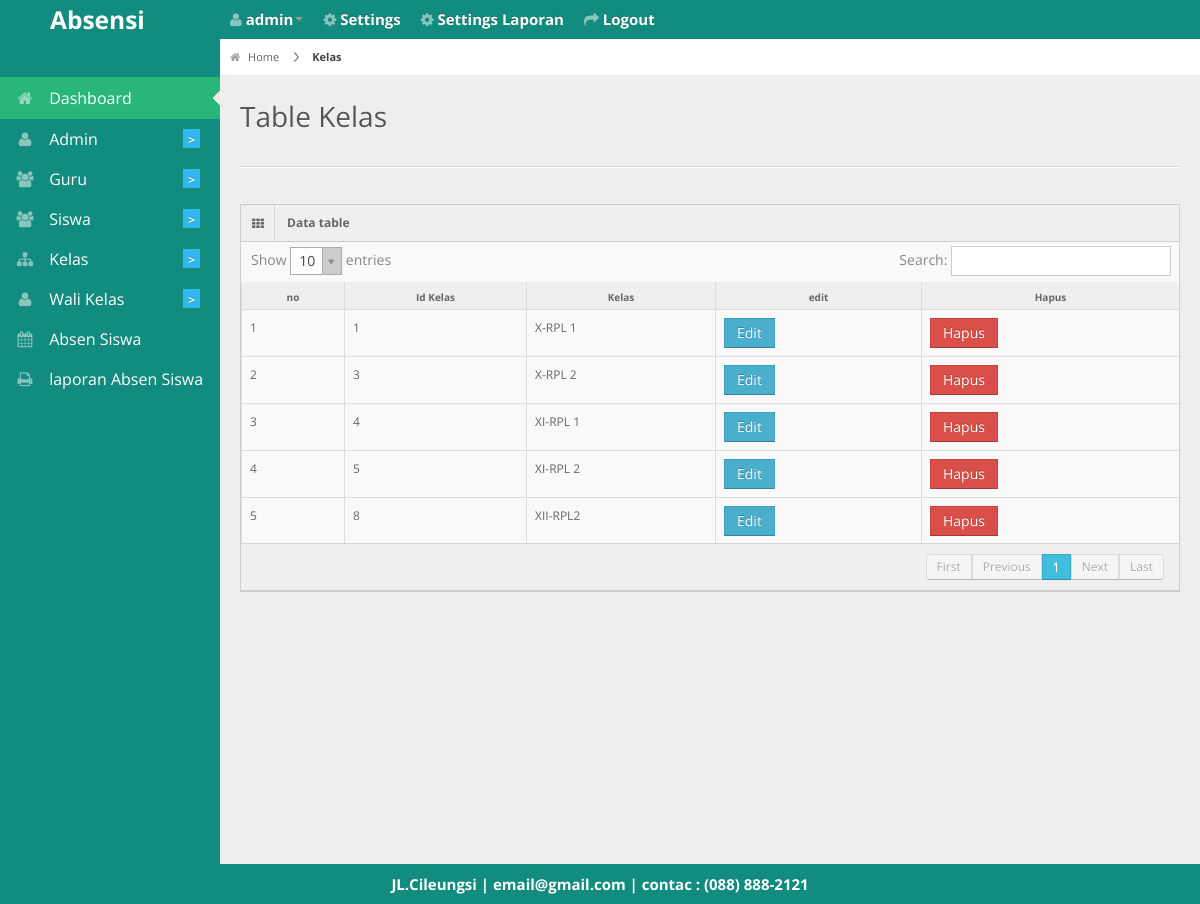
/admin/tablekelas.php (signed in), run on the app's committed database.
### tables this page shows
CREATE TABLE `kelas` (
  `id_kelas` int(11) NOT NULL,
  `nama_kelas` varchar(30) NOT NULL
);

CREATE TABLE `biodata` (
  `id_biodata` int(11) NOT NULL,
  `nama_sekolah` varchar(255) NOT NULL,
  `alamat` varchar(255) NOT NULL,
  `photo` varchar(255) NOT NULL,
  `email` varchar(255) NOT NULL,
  `telepon` varchar(20) NOT NULL,
  `kota` varchar(50) NOT NULL
);

### admin/tablekelas.php (the view, shortened to what this page needs)
<?php
 include '../db/koneksi.php';
 include '../layout/header.php'; ?>
<div id="content">
  <div id="content-header">
    <div id="breadcrumb"> <a href="http://localhost/Tugas_Absen_siswa/<?php echo $_SESSION['akses']; ?>/" title="Go to Home" class="tip-bottom"><i class="icon-home"></i> Home</a>
      <a href="http://localhost/Tugas_Absen_siswa/admin/kelas" class="current">Kelas</a> </div>
    <h1>Table Kelas</h1>
  </div>
  <div class="container-fluid">
    <hr>
    <div class="row-fluid">
      <div class="span12">
        <div class="widget-box">
          <div class="widget-title"> <span class="icon"><i class="icon-th"></i></span>
            <h5>Data table</h5>
          </div>
          <div class="widget-content nopadding">
            <table class="table table-bordered data-table">
              <thead>
                <tr>
                  <th>no</th>
                  <th>Id Kelas</th>
                  <th>Kelas</th>
                  <th>edit</th>
                  <th>Hapus</th>
              </tr>
              </thead>
              <tbody>
                <?php
                $query_tampil=mysqli_query($konek,"select * from kelas ORDER BY nama_kelas");
                $no=1; while ($data=mysqli_fetch_array($query_tampil)) {
                 ?>
                <tr class="gradeX">
                  <td><?php echo $no; ?></td>
                  <td><?php echo $data['id_kelas']; ?></td>
                  <td><?php echo $data['nama_kelas']; ?></td>
                  <td><a href="http://localhost/Tugas_Absen_siswa/admin/kelas/edit/<?PHP echo $data['id_kelas']?>"class="btn btn-info">Edit</a></td>
                  <td><a href="http://localhost/Tugas_Absen_siswa/admin/kelas/hapus/<?PHP echo $data['id_kelas']?>"class="btn btn-danger">Hapus</a></td>
                </tr>
                <?php $no++; } ?>
              </tbody>
            </table>
          </div>
        </div>
      </div>
    </div>
  </div>
</div>
<?php include '../layout/footer.php'; ?>

### layout/footer.php (shortened to what this page needs)
<div class="row-fluid">
  <div id="footer" class="span12"style="
    color: #fff;
    font-weight: bold;
    font-size: 15px;
">
     <?php echo "$header_photo[alamat] | $header_photo[email] | contac : $header_photo[telepon]"; ?> </div>
</div>
</body>
</html>

### css/matrix-style.css (style rules this page uses)
* { outline:none !important; -moz-outline: none !important; }
html, body { height:100% }
body { overflow-x: hidden; margin-top: -10px; font-family: 'Open Sans', sans-serif; font-size:12px; color:#666; }
a { color:#666; }
select, textarea, input[type="text"], input[type="password"], input[type="datetime"], input[type="datetime-local"], input[type="date"], input[type="month"], input[type="time"], input[type="week"], input[type="number"], input[type="email"], input[type="url"], input[type="search"], input[type="tel"], input[type="color"], .uneditable-input, .label, .dropdown-menu, .btn, .well, .progress, .table-bordered, .btn-group > .btn:first-child, .btn-group > .btn:last-child, .btn-group > .btn:last-child, .btn-group > .dropdown-toggle, .alert { border-radius:0px; }
.btn, textarea, input[type="text"], input[type="password"], input[type="datetime"], input[type="datetime-local"], input[type="date"], input[type="month"], input[type="time"], input[type="week"], input[type="number"], input[type="email"], input[type="url"], input[type="search"], input[type="tel"], input[type="color"], .uneditable-input { box-shadow:none; }
.progress, .progress-success .bar, .progress .bar-success, .progress-warning .bar, .progress .bar-warning, .progress-danger .bar, .progress .bar-danger, .progress-info .bar, .progress .bar-info, .btn, .btn-primary { background-image:none; }
#footer { padding:10px; text-align:center; }
hr { border-top-color:#dadada; }
#content { background: none repeat scroll 0 0 #eeeeee; margin-left: 220px; margin-right: 0; padding-bottom: 25px; position: relative; min-height:100%; width: auto; }
#content-header { position: abslute; width: 100%; margin-top: -38px; z-index: 20; }
#content-header h1 { color: #555555; font-size: 28px; font-weight: normal; float: none; text-shadow: 0 1px 0 #ffffff; margin-left: 20px; position: relative; }
#content-header h1, #content-header .btn-group { margin-top: 20px; }
#breadcrumb { background-color: #fff; border-bottom: 1px solid #e3ebed; }
#breadcrumb a { padding: 8px 20px 8px 10px; display: inline-block; background-image: url('../img/breadcrumb.png'); background-position: center right; background-repeat: no-repeat; font-size: 11px; color: #666666; }
#breadcrumb a:last-child { background-image:none; }
#breadcrumb a.current { font-weight: bold; color: #444444; }
#breadcrumb a i { margin-right: 5px; opacity: .6; }
.stat-boxes .peity_bar_good, .stat-boxes .peity_line_good, { color: #459D1C; }
.widget-box { background: none repeat scroll 0 0 #F9F9F9; border-left: 1px solid #CDCDCD; border-top: 1px solid #CDCDCD; border-right: 1px solid #CDCDCD; clear: both; margin-top: 16px; margin-bottom: 16px; position: relative; }
.widget-title, .modal-header, .table th, div.dataTables_wrapper .ui-widget-header { background:#efefef; border-bottom: 1px solid #CDCDCD; height: 36px; }
.widget-title span.icon { padding: 9px 10px 7px 11px; float: left; border-right:1px solid #dadada; }
.widget-title h5 { color: #666; float: left; font-size: 12px; font-weight: bold; padding: 12px; line-height: 12px; margin: 0; }
.widget-content { padding:15px; border-bottom: 1px solid #cdcdcd; }
.table th { height: auto; font-size: 10px; padding: 5px 10px 2px; border-bottom: 0; text-align: center; color: #666666; }
.nopadding { padding: 0 !important; }
.nopadding .table { margin-bottom: 0; }
.nopadding .table-bordered { border: 0; }

### css/matrix-media.css (style rules this page uses)
body { background: #128C7E; }

### data on the page
kelas: id_kelas "1", nama_kelas "X-RPL 1"
kelas: id_kelas "3", nama_kelas "X-RPL 2"
kelas: id_kelas "4", nama_kelas "XI-RPL 1"
kelas: id_kelas "5", nama_kelas "XI-RPL 2"
kelas: id_kelas "8", nama_kelas "XII-RPL2"
biodata: alamat "JL.Cileungsi", email "email@gmail.com", telepon "(088) 888-2121"

### other printed values
$_SESSION['username'] "admin"
